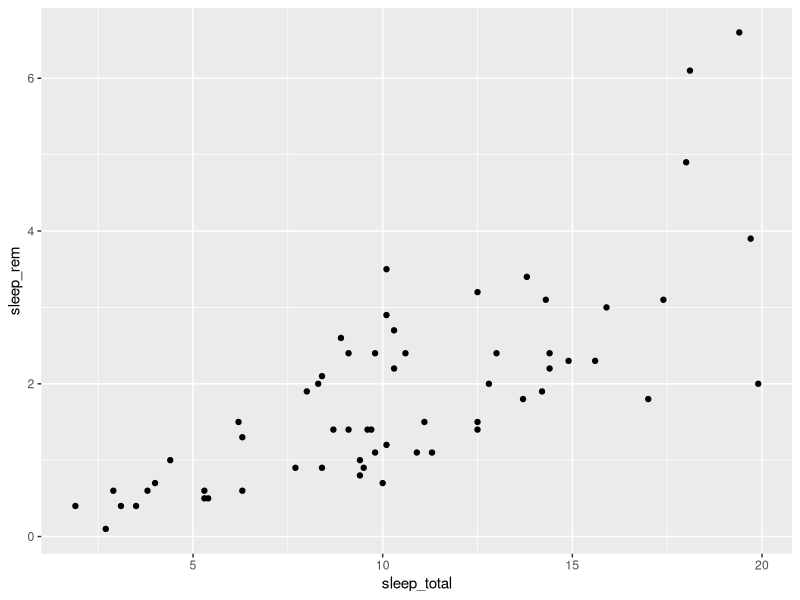
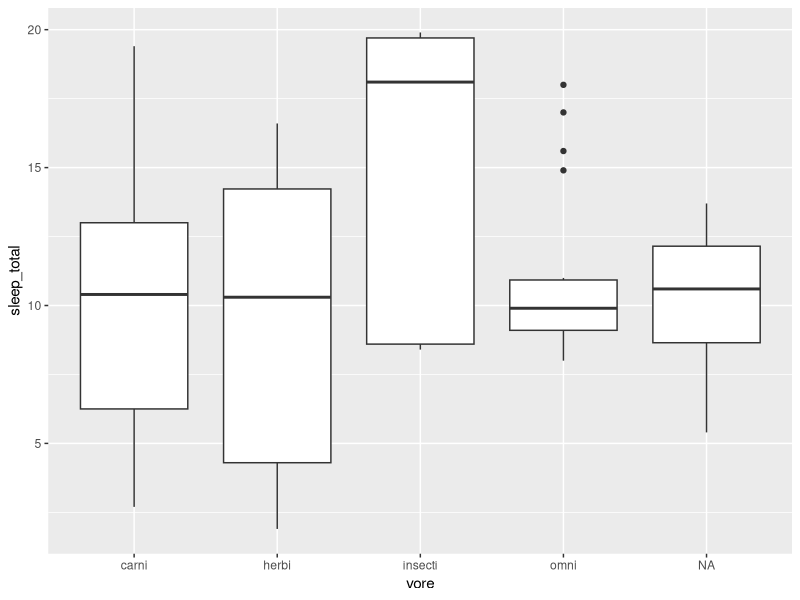
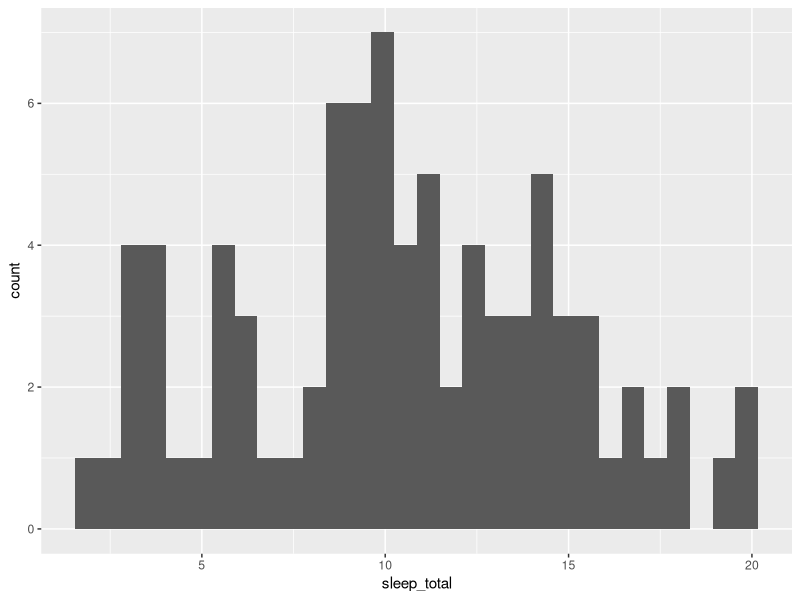
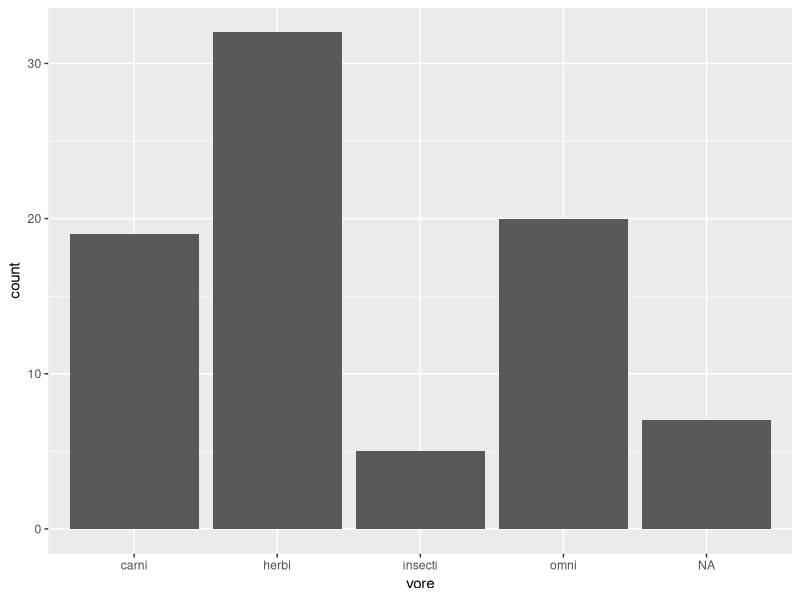

These figures' R source, in order:
## ---- chunk 1
library(ggplot2)
ggplot(msleep, aes(x = sleep_total, y = sleep_rem)) + geom_point()
## ---- chunk 2
ggplot(msleep, aes(vore, sleep_total)) +
      geom_boxplot()
## ---- chunk 3
ggplot(msleep, aes(sleep_total)) +
      geom_histogram()
## ---- chunk 4
ggplot(msleep, aes(vore)) +
      geom_bar()
